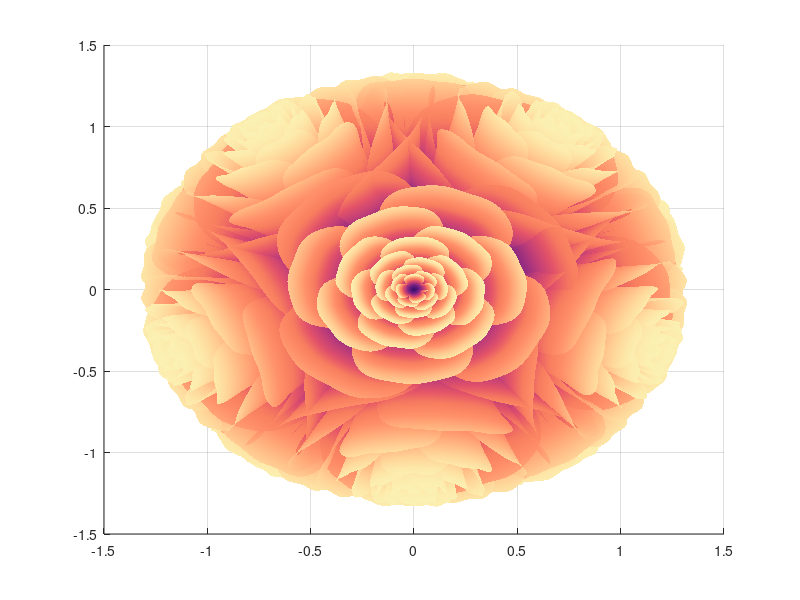

Here is the MATLAB script that generated this plot: (Note: this script raises an error after producing the figure.)
function drawRose
clear;clc
%Surface data calculation
%==========================================================================
[x,t]=meshgrid((0:24)./24,(0:0.5:575)./575.*20.*pi+4*pi);
p=(pi/2)*exp(-t./(8*pi));
change=sin(15*t)/150;
u=1-(1-mod(3.6*t,2*pi)./pi).^4./2+change;
y=2*(x.^2-x).^2.*sin(p);

r=u.*(x.*sin(p)+y.*cos(p));
h=u.*(x.*cos(p)-y.*sin(p));

%Color mapping table
%==========================================================================
hMap=(h-min(min(h)))./(max(max(h))-min(min(h)));
col=size(hMap,2);
% colorList=[0.0200    0.0400    0.3900
%          0    0.0900    0.5800
%          0    0.1300    0.6400
%     0.0200    0.0600    0.6900
%          0    0.0800    0.7900
%     0.0100    0.1800    0.8500
%          0    0.1300    0.9600
%     0.0100    0.2600    0.9900
%          0    0.3500    0.9900
%     0.0700    0.6200    1.0000
%     0.1700    0.6900    1.0000];
colorList=[0.2100    0.0900    0.3800
    0.2900    0.0700    0.4700
    0.4000    0.1100    0.4900
    0.5500    0.1600    0.5100
    0.7500    0.2400    0.4700
    0.8900    0.3200    0.4100
    0.9700    0.4900    0.3700
    1.0000    0.5600    0.4100
    1.0000    0.6900    0.4900
    1.0000    0.8200    0.5900
    0.9900    0.9200    0.6700
    0.9800    0.9500    0.7100];


colorFunc=colorFuncFactory(colorList);
dataMap=colorFunc(hMap');
colorMap(:,:,1)=dataMap(:,1:col);
colorMap(:,:,2)=dataMap(:,col+1:2*col);
colorMap(:,:,3)=dataMap(:,2*col+1:3*col);

    function colorFunc=colorFuncFactory(colorList)
        xx=(0:size(colorList,1)-1)./(size(colorList,1)-1);
        y1=colorList(:,1);y2=colorList(:,2);y3=colorList(:,3);
        colorFunc=@(X)[interp1(xx,y1,X,'linear')',interp1(xx,y2,X,'linear')',interp1(xx,y3,X,'linear')'];
    end


%Surface rotation and drawing
%==========================================================================
surface(r.*cos(t),r.*sin(t),h+0.35,'EdgeAlpha',0.05,...
    'EdgeColor',[0 0 0],'FaceColor','interp','CData',colorMap)
surface(r.*cos(t),r.*sin(t),-h-0.35,'EdgeAlpha',0.05,...
    'EdgeColor',[0 0 0],'FaceColor','interp','CData',colorMap)
Xset=r.*cos(t);
Yset=r.*sin(t);
Zset=h+0.35;

yaw_z=pi*72/180;
roll_x=pi*72/180;
R_z_2=[cos(yaw_z),-sin(yaw_z),0;
    sin(yaw_z),cos(yaw_z),0;
    0,0,1];
R_z_1=[cos(yaw_z/2),-sin(yaw_z/2),0;
    sin(yaw_z/2),cos(yaw_z/2),0;
    0,0,1];
R_x_2=[1,0,0;
     0,cos(roll_x),-sin(roll_x);
     0,sin(roll_x),cos(roll_x)];
 
[nX,nY,nZ]=rotateXYZ(Xset,Yset,Zset,R_x_2);
surface(nX,nY,nZ,'EdgeAlpha',0.05,...
'EdgeColor',[0 0 0],'FaceColor','interp','CData',colorMap)
hold on

for k=1:4
    [nX,nY,nZ]=rotateXYZ(nX,nY,nZ,R_z_2);
    surface(nX,nY,nZ,'EdgeAlpha',0.05,...
    'EdgeColor',[0 0 0],'FaceColor','interp','CData',colorMap)
end   

[nX,nY,nZ]=rotateXYZ(nX,nY,nZ,R_z_1);

for k=1:5
    [nX,nY,nZ]=rotateXYZ(nX,nY,nZ,R_z_2);
    surface(nX,nY,-nZ,'EdgeAlpha',0.05,...
    'EdgeColor',[0 0 0],'FaceColor','interp','CData',colorMap)
end   
 
%--------------------------------------------------------------------------
    function [nX,nY,nZ]=rotateXYZ(X,Y,Z,R)
        nX=zeros(size(X));
        nY=zeros(size(Y));
        nZ=zeros(size(Z));
        for i=1:size(X,1)
            for j=1:size(X,2)
                v=[X(i,j);Y(i,j);Z(i,j)];
                nv=R*v;
                nX(i,j)=nv(1);
                nY(i,j)=nv(2);
                nZ(i,j)=nv(3);
            end
        end
    end
%AXES attribute adjustment
%==========================================================================
ax=gca;
grid on
ax.GridLineStyle='--';
ax.LineWidth=1.2;
ax.XColor=[1,1,1].*0.4;
ax.YColor=[1,1,1].*0.4;
ax.ZColor=[1,1,1].*0.4;
ax.DataAspectRatio=[1,1,1];
ax.DataAspectRatioMode='manual';
ax.CameraPosition=[-6.5914  -24.1625   -0.0384];
view(3)
axis off


end

